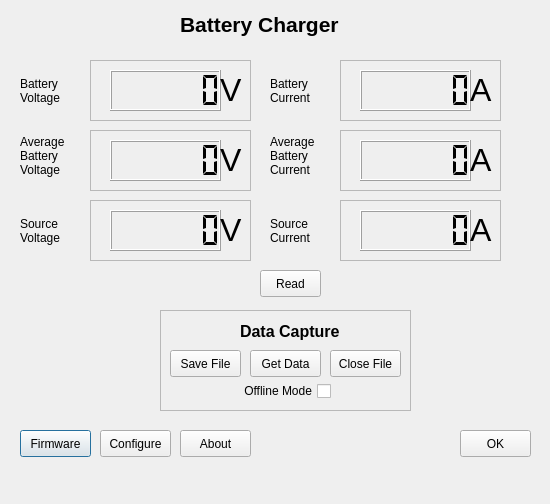
<?xml version="1.0" encoding="UTF-8"?>
<ui version="4.0">
 <class>BatteryChargerControlDialogue</class>
 <widget class="QDialog" name="BatteryChargerControlDialogue">
  <property name="geometry">
   <rect>
    <x>0</x>
    <y>0</y>
    <width>550</width>
    <height>504</height>
   </rect>
  </property>
  <property name="windowTitle">
   <string>Solar Regulator Control</string>
  </property>
  <widget class="QLabel" name="title">
   <property name="geometry">
    <rect>
     <x>180</x>
     <y>10</y>
     <width>201</width>
     <height>28</height>
    </rect>
   </property>
   <property name="font">
    <font>
     <pointsize>16</pointsize>
     <weight>75</weight>
     <bold>true</bold>
    </font>
   </property>
   <property name="text">
    <string>Battery Charger</string>
   </property>
  </widget>
  <widget class="QPushButton" name="uploadButton">
   <property name="geometry">
    <rect>
     <x>20</x>
     <y>430</y>
     <width>71</width>
     <height>27</height>
    </rect>
   </property>
   <property name="toolTip">
    <string>&lt;html&gt;&lt;head&gt;&lt;meta name=&quot;qrichtext&quot; content=&quot;1&quot; /&gt;&lt;style type=&quot;text/css&quot;&gt;
p, li { white-space: pre-wrap; }
&lt;/style&gt;&lt;/head&gt;&lt;body style=&quot; font-family:'Sans Serif'; font-size:9pt; font-weight:400; font-style:normal;&quot;&gt;
&lt;p style=&quot; margin-top:0px; margin-bottom:0px; margin-left:0px; margin-right:0px; -qt-block-indent:0; text-indent:0px;&quot;&gt;Use the embedded bootloader program to upload new firmware and check the programming.&lt;/p&gt;&lt;/body&gt;&lt;/html&gt;</string>
   </property>
   <property name="text">
    <string>Firmware</string>
   </property>
  </widget>
  <widget class="QLabel" name="errorLabel">
   <property name="enabled">
    <bool>true</bool>
   </property>
   <property name="geometry">
    <rect>
     <x>100</x>
     <y>470</y>
     <width>341</width>
     <height>20</height>
    </rect>
   </property>
   <property name="text">
    <string/>
   </property>
  </widget>
  <widget class="QPushButton" name="closeButton">
   <property name="geometry">
    <rect>
     <x>460</x>
     <y>430</y>
     <width>71</width>
     <height>27</height>
    </rect>
   </property>
   <property name="text">
    <string>OK</string>
   </property>
  </widget>
  <widget class="QFrame" name="captureFrame">
   <property name="geometry">
    <rect>
     <x>160</x>
     <y>310</y>
     <width>251</width>
     <height>101</height>
    </rect>
   </property>
   <property name="frameShape">
    <enum>QFrame::StyledPanel</enum>
   </property>
   <property name="frameShadow">
    <enum>QFrame::Raised</enum>
   </property>
   <widget class="QPushButton" name="saveFileButton">
    <property name="geometry">
     <rect>
      <x>10</x>
      <y>40</y>
      <width>71</width>
      <height>27</height>
     </rect>
    </property>
    <property name="toolTip">
     <string>&lt;html&gt;&lt;head&gt;&lt;meta name=&quot;qrichtext&quot; content=&quot;1&quot; /&gt;&lt;style type=&quot;text/css&quot;&gt;
p, li { white-space: pre-wrap; }
&lt;/style&gt;&lt;/head&gt;&lt;body style=&quot; font-family:'Sans Serif'; font-size:9pt; font-weight:400; font-style:normal;&quot;&gt;
&lt;p style=&quot; margin-top:0px; margin-bottom:0px; margin-left:0px; margin-right:0px; -qt-block-indent:0; text-indent:0px;&quot;&gt;Select file to save data&lt;/p&gt;&lt;/body&gt;&lt;/html&gt;</string>
    </property>
    <property name="text">
     <string>Save File</string>
    </property>
   </widget>
   <widget class="QLabel" name="acquisitionTitleLabel">
    <property name="geometry">
     <rect>
      <x>80</x>
      <y>10</y>
      <width>131</width>
      <height>22</height>
     </rect>
    </property>
    <property name="font">
     <font>
      <pointsize>12</pointsize>
      <weight>75</weight>
      <bold>true</bold>
     </font>
    </property>
    <property name="text">
     <string>Data Capture</string>
    </property>
   </widget>
   <widget class="QPushButton" name="downloadButton">
    <property name="geometry">
     <rect>
      <x>90</x>
      <y>40</y>
      <width>71</width>
      <height>27</height>
     </rect>
    </property>
    <property name="toolTip">
     <string>&lt;html&gt;&lt;head&gt;&lt;meta name=&quot;qrichtext&quot; content=&quot;1&quot; /&gt;&lt;style type=&quot;text/css&quot;&gt;
p, li { white-space: pre-wrap; }
&lt;/style&gt;&lt;/head&gt;&lt;body style=&quot; font-family:'Sans Serif'; font-size:9pt; font-weight:400; font-style:normal;&quot;&gt;
&lt;p style=&quot; margin-top:0px; margin-bottom:0px; margin-left:0px; margin-right:0px; -qt-block-indent:0; text-indent:0px;&quot;&gt;Read data from the microcontroller and write it incrementally to the selected save file.&lt;/p&gt;&lt;/body&gt;&lt;/html&gt;</string>
    </property>
    <property name="text">
     <string>Get Data</string>
    </property>
   </widget>
   <widget class="QPushButton" name="closeFileButton">
    <property name="geometry">
     <rect>
      <x>170</x>
      <y>40</y>
      <width>71</width>
      <height>27</height>
     </rect>
    </property>
    <property name="toolTip">
     <string>&lt;html&gt;&lt;head&gt;&lt;meta name=&quot;qrichtext&quot; content=&quot;1&quot; /&gt;&lt;style type=&quot;text/css&quot;&gt;
p, li { white-space: pre-wrap; }
&lt;/style&gt;&lt;/head&gt;&lt;body style=&quot; font-family:'Sans Serif'; font-size:9pt; font-weight:400; font-style:normal;&quot;&gt;
&lt;p style=&quot; margin-top:0px; margin-bottom:0px; margin-left:0px; margin-right:0px; -qt-block-indent:0; text-indent:0px;&quot;&gt;Write all remaining data to the save file and close it to prevent data loss.&lt;/p&gt;&lt;/body&gt;&lt;/html&gt;</string>
    </property>
    <property name="text">
     <string>Close File</string>
    </property>
   </widget>
   <widget class="QCheckBox" name="offlineCheckBox">
    <property name="geometry">
     <rect>
      <x>60</x>
      <y>70</y>
      <width>111</width>
      <height>22</height>
     </rect>
    </property>
    <property name="toolTip">
     <string>&lt;html&gt;&lt;head&gt;&lt;meta name=&quot;qrichtext&quot; content=&quot;1&quot; /&gt;&lt;style type=&quot;text/css&quot;&gt;
p, li { white-space: pre-wrap; }
&lt;/style&gt;&lt;/head&gt;&lt;body style=&quot; font-family:'Sans Serif'; font-size:9pt; font-weight:400; font-style:normal;&quot;&gt;
&lt;p style=&quot; margin-top:0px; margin-bottom:0px; margin-left:0px; margin-right:0px; -qt-block-indent:0; text-indent:0px;&quot;&gt;If the microcontroller unit had lost power, the buffer pointers would be reset to zero when it is powered up. This option causes the pointers to be restored and all data stored in the EEPROM buffer to be accessed.&lt;/p&gt;&lt;/body&gt;&lt;/html&gt;</string>
    </property>
    <property name="layoutDirection">
     <enum>Qt::RightToLeft</enum>
    </property>
    <property name="text">
     <string>Offline Mode</string>
    </property>
   </widget>
  </widget>
  <widget class="QPushButton" name="configureButton">
   <property name="geometry">
    <rect>
     <x>100</x>
     <y>430</y>
     <width>71</width>
     <height>27</height>
    </rect>
   </property>
   <property name="toolTip">
    <string>&lt;!DOCTYPE HTML PUBLIC &quot;-//W3C//DTD HTML 4.0//EN&quot; &quot;http://www.w3.org/TR/REC-html40/strict.dtd&quot;&gt;
&lt;html&gt;&lt;head&gt;&lt;meta name=&quot;qrichtext&quot; content=&quot;1&quot; /&gt;&lt;style type=&quot;text/css&quot;&gt;
p, li { white-space: pre-wrap; }
&lt;/style&gt;&lt;/head&gt;&lt;body style=&quot; font-family:'Sans'; font-size:10pt; font-weight:400; font-style:normal;&quot;&gt;
&lt;p style=&quot; margin-top:0px; margin-bottom:0px; margin-left:0px; margin-right:0px; -qt-block-indent:0; text-indent:0px;&quot;&gt;&lt;span style=&quot; font-family:'Sans Serif'; font-size:9pt;&quot;&gt;Configure the Unit&lt;/span&gt;&lt;/p&gt;&lt;/body&gt;&lt;/html&gt;</string>
   </property>
   <property name="text">
    <string>Configure</string>
   </property>
  </widget>
  <widget class="QPushButton" name="aboutButton">
   <property name="geometry">
    <rect>
     <x>180</x>
     <y>430</y>
     <width>71</width>
     <height>27</height>
    </rect>
   </property>
   <property name="toolTip">
    <string>&lt;!DOCTYPE HTML PUBLIC &quot;-//W3C//DTD HTML 4.0//EN&quot; &quot;http://www.w3.org/TR/REC-html40/strict.dtd&quot;&gt;
&lt;html&gt;&lt;head&gt;&lt;meta name=&quot;qrichtext&quot; content=&quot;1&quot; /&gt;&lt;style type=&quot;text/css&quot;&gt;
p, li { white-space: pre-wrap; }
&lt;/style&gt;&lt;/head&gt;&lt;body style=&quot; font-family:'Sans'; font-size:10pt; font-weight:400; font-style:normal;&quot;&gt;
&lt;p style=&quot; margin-top:0px; margin-bottom:0px; margin-left:0px; margin-right:0px; -qt-block-indent:0; text-indent:0px;&quot;&gt;&lt;span style=&quot; font-family:'Sans Serif'; font-size:9pt;&quot;&gt;Details of the MCU and Analogue Channels&lt;/span&gt;&lt;/p&gt;&lt;/body&gt;&lt;/html&gt;</string>
   </property>
   <property name="text">
    <string>About</string>
   </property>
  </widget>
  <widget class="QFrame" name="batteryVoltageFrame">
   <property name="geometry">
    <rect>
     <x>90</x>
     <y>60</y>
     <width>161</width>
     <height>61</height>
    </rect>
   </property>
   <property name="frameShape">
    <enum>QFrame::StyledPanel</enum>
   </property>
   <property name="frameShadow">
    <enum>QFrame::Raised</enum>
   </property>
   <widget class="QLCDNumber" name="batteryVoltageDisplay">
    <property name="geometry">
     <rect>
      <x>20</x>
      <y>10</y>
      <width>111</width>
      <height>41</height>
     </rect>
    </property>
    <property name="numDigits">
     <number>6</number>
    </property>
    <property name="segmentStyle">
     <enum>QLCDNumber::Flat</enum>
    </property>
   </widget>
   <widget class="QLabel" name="batteryVoltageSymbol">
    <property name="geometry">
     <rect>
      <x>130</x>
      <y>10</y>
      <width>22</width>
      <height>40</height>
     </rect>
    </property>
    <property name="font">
     <font>
      <pointsize>24</pointsize>
      <weight>50</weight>
      <bold>false</bold>
     </font>
    </property>
    <property name="text">
     <string>V</string>
    </property>
   </widget>
  </widget>
  <widget class="QFrame" name="batteryCurrentFrame">
   <property name="geometry">
    <rect>
     <x>340</x>
     <y>60</y>
     <width>161</width>
     <height>61</height>
    </rect>
   </property>
   <property name="frameShape">
    <enum>QFrame::StyledPanel</enum>
   </property>
   <property name="frameShadow">
    <enum>QFrame::Raised</enum>
   </property>
   <widget class="QLCDNumber" name="batteryCurrentDisplay">
    <property name="geometry">
     <rect>
      <x>20</x>
      <y>10</y>
      <width>111</width>
      <height>41</height>
     </rect>
    </property>
    <property name="numDigits">
     <number>6</number>
    </property>
    <property name="segmentStyle">
     <enum>QLCDNumber::Flat</enum>
    </property>
   </widget>
   <widget class="QLabel" name="loadCurrentSymbol">
    <property name="geometry">
     <rect>
      <x>130</x>
      <y>10</y>
      <width>22</width>
      <height>40</height>
     </rect>
    </property>
    <property name="font">
     <font>
      <pointsize>24</pointsize>
      <weight>50</weight>
      <bold>false</bold>
     </font>
    </property>
    <property name="text">
     <string>A</string>
    </property>
   </widget>
  </widget>
  <widget class="QFrame" name="panelVoltageFrame">
   <property name="geometry">
    <rect>
     <x>90</x>
     <y>200</y>
     <width>161</width>
     <height>61</height>
    </rect>
   </property>
   <property name="frameShape">
    <enum>QFrame::StyledPanel</enum>
   </property>
   <property name="frameShadow">
    <enum>QFrame::Raised</enum>
   </property>
   <widget class="QLCDNumber" name="panelVoltageDisplay">
    <property name="geometry">
     <rect>
      <x>20</x>
      <y>10</y>
      <width>111</width>
      <height>41</height>
     </rect>
    </property>
    <property name="numDigits">
     <number>6</number>
    </property>
    <property name="segmentStyle">
     <enum>QLCDNumber::Flat</enum>
    </property>
   </widget>
   <widget class="QLabel" name="panelVoltageSymbol">
    <property name="geometry">
     <rect>
      <x>130</x>
      <y>10</y>
      <width>22</width>
      <height>40</height>
     </rect>
    </property>
    <property name="font">
     <font>
      <pointsize>24</pointsize>
      <weight>50</weight>
      <bold>false</bold>
     </font>
    </property>
    <property name="text">
     <string>V</string>
    </property>
   </widget>
  </widget>
  <widget class="QFrame" name="panelCurrentFrame">
   <property name="geometry">
    <rect>
     <x>340</x>
     <y>200</y>
     <width>161</width>
     <height>61</height>
    </rect>
   </property>
   <property name="frameShape">
    <enum>QFrame::StyledPanel</enum>
   </property>
   <property name="frameShadow">
    <enum>QFrame::Raised</enum>
   </property>
   <widget class="QLCDNumber" name="panelCurrentDisplay">
    <property name="geometry">
     <rect>
      <x>20</x>
      <y>10</y>
      <width>111</width>
      <height>41</height>
     </rect>
    </property>
    <property name="numDigits">
     <number>6</number>
    </property>
    <property name="segmentStyle">
     <enum>QLCDNumber::Flat</enum>
    </property>
   </widget>
   <widget class="QLabel" name="panelCurrentSymbol">
    <property name="geometry">
     <rect>
      <x>130</x>
      <y>10</y>
      <width>22</width>
      <height>40</height>
     </rect>
    </property>
    <property name="font">
     <font>
      <pointsize>24</pointsize>
      <weight>50</weight>
      <bold>false</bold>
     </font>
    </property>
    <property name="text">
     <string>A</string>
    </property>
   </widget>
  </widget>
  <widget class="QLabel" name="batteryVoltageLabel">
   <property name="geometry">
    <rect>
     <x>20</x>
     <y>70</y>
     <width>51</width>
     <height>41</height>
    </rect>
   </property>
   <property name="toolTip">
    <string>&lt;html&gt;&lt;head&gt;&lt;meta name=&quot;qrichtext&quot; content=&quot;1&quot; /&gt;&lt;style type=&quot;text/css&quot;&gt;
p, li { white-space: pre-wrap; }
&lt;/style&gt;&lt;/head&gt;&lt;body style=&quot; font-family:'Sans Serif'; font-size:9pt; font-weight:400; font-style:normal;&quot;&gt;
&lt;p style=&quot; margin-top:0px; margin-bottom:0px; margin-left:0px; margin-right:0px; -qt-block-indent:0; text-indent:0px;&quot;&gt;The standard deviation of the measurement is computed if more than two samples are taken.&lt;/p&gt;&lt;/body&gt;&lt;/html&gt;</string>
   </property>
   <property name="text">
    <string>Battery
Voltage</string>
   </property>
  </widget>
  <widget class="QLabel" name="batteryCurrentLabel">
   <property name="geometry">
    <rect>
     <x>270</x>
     <y>70</y>
     <width>51</width>
     <height>41</height>
    </rect>
   </property>
   <property name="toolTip">
    <string>&lt;html&gt;&lt;head&gt;&lt;meta name=&quot;qrichtext&quot; content=&quot;1&quot; /&gt;&lt;style type=&quot;text/css&quot;&gt;
p, li { white-space: pre-wrap; }
&lt;/style&gt;&lt;/head&gt;&lt;body style=&quot; font-family:'Sans Serif'; font-size:9pt; font-weight:400; font-style:normal;&quot;&gt;
&lt;p style=&quot; margin-top:0px; margin-bottom:0px; margin-left:0px; margin-right:0px; -qt-block-indent:0; text-indent:0px;&quot;&gt;The standard deviation of the measurement is computed if more than two samples are taken.&lt;/p&gt;&lt;/body&gt;&lt;/html&gt;</string>
   </property>
   <property name="text">
    <string>Battery
Current</string>
   </property>
  </widget>
  <widget class="QLabel" name="panelVoltageLabel">
   <property name="geometry">
    <rect>
     <x>20</x>
     <y>210</y>
     <width>51</width>
     <height>41</height>
    </rect>
   </property>
   <property name="toolTip">
    <string>&lt;html&gt;&lt;head&gt;&lt;meta name=&quot;qrichtext&quot; content=&quot;1&quot; /&gt;&lt;style type=&quot;text/css&quot;&gt;
p, li { white-space: pre-wrap; }
&lt;/style&gt;&lt;/head&gt;&lt;body style=&quot; font-family:'Sans Serif'; font-size:9pt; font-weight:400; font-style:normal;&quot;&gt;
&lt;p style=&quot; margin-top:0px; margin-bottom:0px; margin-left:0px; margin-right:0px; -qt-block-indent:0; text-indent:0px;&quot;&gt;The standard deviation of the measurement is computed if more than two samples are taken.&lt;/p&gt;&lt;/body&gt;&lt;/html&gt;</string>
   </property>
   <property name="text">
    <string>Source
Voltage</string>
   </property>
  </widget>
  <widget class="QLabel" name="panelCurrentLabel">
   <property name="geometry">
    <rect>
     <x>270</x>
     <y>210</y>
     <width>51</width>
     <height>41</height>
    </rect>
   </property>
   <property name="toolTip">
    <string>&lt;html&gt;&lt;head&gt;&lt;meta name=&quot;qrichtext&quot; content=&quot;1&quot; /&gt;&lt;style type=&quot;text/css&quot;&gt;
p, li { white-space: pre-wrap; }
&lt;/style&gt;&lt;/head&gt;&lt;body style=&quot; font-family:'Sans Serif'; font-size:9pt; font-weight:400; font-style:normal;&quot;&gt;
&lt;p style=&quot; margin-top:0px; margin-bottom:0px; margin-left:0px; margin-right:0px; -qt-block-indent:0; text-indent:0px;&quot;&gt;The standard deviation of the measurement is computed if more than two samples are taken.&lt;/p&gt;&lt;/body&gt;&lt;/html&gt;</string>
   </property>
   <property name="text">
    <string>Source
Current</string>
   </property>
  </widget>
  <widget class="QPushButton" name="acquireButton">
   <property name="geometry">
    <rect>
     <x>260</x>
     <y>270</y>
     <width>61</width>
     <height>27</height>
    </rect>
   </property>
   <property name="toolTip">
    <string>&lt;html&gt;&lt;head&gt;&lt;meta name=&quot;qrichtext&quot; content=&quot;1&quot; /&gt;&lt;style type=&quot;text/css&quot;&gt;
p, li { white-space: pre-wrap; }
&lt;/style&gt;&lt;/head&gt;&lt;body style=&quot; font-family:'Sans Serif'; font-size:9pt; font-weight:400; font-style:normal;&quot;&gt;
&lt;p style=&quot; margin-top:0px; margin-bottom:0px; margin-left:0px; margin-right:0px; -qt-block-indent:0; text-indent:0px;&quot;&gt;Obtain one single averaged sample from the channel.&lt;/p&gt;&lt;/body&gt;&lt;/html&gt;</string>
   </property>
   <property name="text">
    <string>Read</string>
   </property>
  </widget>
  <widget class="QFrame" name="averageBatteryVoltageFrame">
   <property name="geometry">
    <rect>
     <x>90</x>
     <y>130</y>
     <width>161</width>
     <height>61</height>
    </rect>
   </property>
   <property name="frameShape">
    <enum>QFrame::StyledPanel</enum>
   </property>
   <property name="frameShadow">
    <enum>QFrame::Raised</enum>
   </property>
   <widget class="QLCDNumber" name="averageBatteryVoltageDisplay">
    <property name="geometry">
     <rect>
      <x>20</x>
      <y>10</y>
      <width>111</width>
      <height>41</height>
     </rect>
    </property>
    <property name="numDigits">
     <number>6</number>
    </property>
    <property name="segmentStyle">
     <enum>QLCDNumber::Flat</enum>
    </property>
   </widget>
   <widget class="QLabel" name="averageBatteryVoltageSymbol">
    <property name="geometry">
     <rect>
      <x>130</x>
      <y>10</y>
      <width>22</width>
      <height>40</height>
     </rect>
    </property>
    <property name="font">
     <font>
      <pointsize>24</pointsize>
      <weight>50</weight>
      <bold>false</bold>
     </font>
    </property>
    <property name="text">
     <string>V</string>
    </property>
   </widget>
  </widget>
  <widget class="QFrame" name="averageBatteryCurrentFrame">
   <property name="geometry">
    <rect>
     <x>340</x>
     <y>130</y>
     <width>161</width>
     <height>61</height>
    </rect>
   </property>
   <property name="frameShape">
    <enum>QFrame::StyledPanel</enum>
   </property>
   <property name="frameShadow">
    <enum>QFrame::Raised</enum>
   </property>
   <widget class="QLCDNumber" name="averageBatteryCurrentDisplay">
    <property name="geometry">
     <rect>
      <x>20</x>
      <y>10</y>
      <width>111</width>
      <height>41</height>
     </rect>
    </property>
    <property name="numDigits">
     <number>6</number>
    </property>
    <property name="segmentStyle">
     <enum>QLCDNumber::Flat</enum>
    </property>
   </widget>
   <widget class="QLabel" name="averageBatteryCurrentSymbol">
    <property name="geometry">
     <rect>
      <x>130</x>
      <y>10</y>
      <width>22</width>
      <height>40</height>
     </rect>
    </property>
    <property name="font">
     <font>
      <pointsize>24</pointsize>
      <weight>50</weight>
      <bold>false</bold>
     </font>
    </property>
    <property name="text">
     <string>A</string>
    </property>
   </widget>
  </widget>
  <widget class="QLabel" name="averageBatteryVoltageLabel">
   <property name="geometry">
    <rect>
     <x>20</x>
     <y>130</y>
     <width>61</width>
     <height>51</height>
    </rect>
   </property>
   <property name="toolTip">
    <string>&lt;html&gt;&lt;head&gt;&lt;meta name=&quot;qrichtext&quot; content=&quot;1&quot; /&gt;&lt;style type=&quot;text/css&quot;&gt;
p, li { white-space: pre-wrap; }
&lt;/style&gt;&lt;/head&gt;&lt;body style=&quot; font-family:'Sans Serif'; font-size:9pt; font-weight:400; font-style:normal;&quot;&gt;
&lt;p style=&quot; margin-top:0px; margin-bottom:0px; margin-left:0px; margin-right:0px; -qt-block-indent:0; text-indent:0px;&quot;&gt;The standard deviation of the measurement is computed if more than two samples are taken.&lt;/p&gt;&lt;/body&gt;&lt;/html&gt;</string>
   </property>
   <property name="text">
    <string>Average
Battery
Voltage</string>
   </property>
  </widget>
  <widget class="QLabel" name="averageBatteryCurrentLabel">
   <property name="geometry">
    <rect>
     <x>270</x>
     <y>130</y>
     <width>61</width>
     <height>51</height>
    </rect>
   </property>
   <property name="toolTip">
    <string>&lt;html&gt;&lt;head&gt;&lt;meta name=&quot;qrichtext&quot; content=&quot;1&quot; /&gt;&lt;style type=&quot;text/css&quot;&gt;
p, li { white-space: pre-wrap; }
&lt;/style&gt;&lt;/head&gt;&lt;body style=&quot; font-family:'Sans Serif'; font-size:9pt; font-weight:400; font-style:normal;&quot;&gt;
&lt;p style=&quot; margin-top:0px; margin-bottom:0px; margin-left:0px; margin-right:0px; -qt-block-indent:0; text-indent:0px;&quot;&gt;The standard deviation of the measurement is computed if more than two samples are taken.&lt;/p&gt;&lt;/body&gt;&lt;/html&gt;</string>
   </property>
   <property name="text">
    <string>Average
Battery
Current</string>
   </property>
  </widget>
 </widget>
 <resources/>
 <connections/>
</ui>
